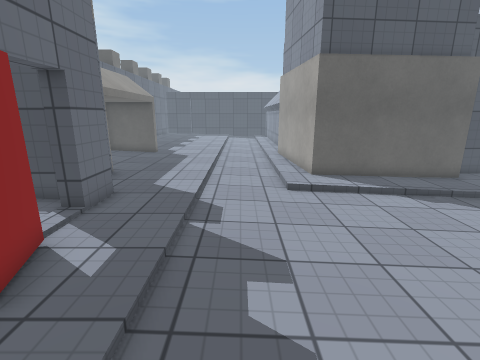
view 1 (above)

16 first-person views from a walk through a scene from a Unity 3-D project. The camera is 1.5 m above the floor, tilts 14° down and sees 85° across. The floor is counted in squares, 0.5 m on a side. Each view is taken from the middle of a square. On the plan, view 1 faces up. The plan holds only what a view shows up to about 19 squares ahead; the rest is blank. The place goes on beyond the plan. Some animated figures are left out. Some surface patterns are stand-ins.

view 2
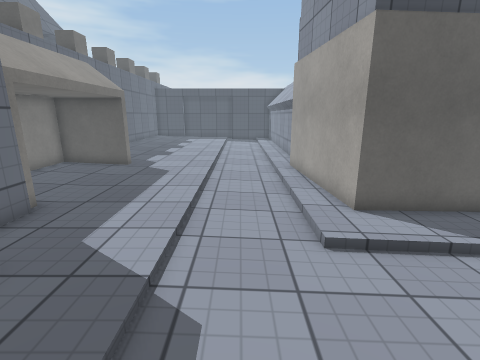

view 3
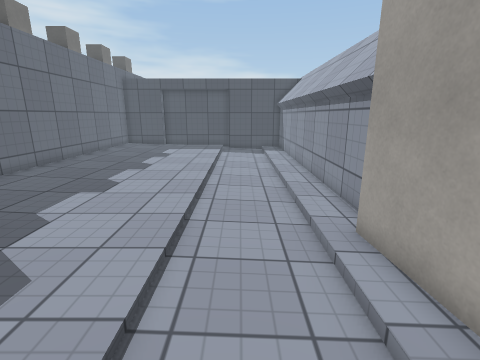

view 4
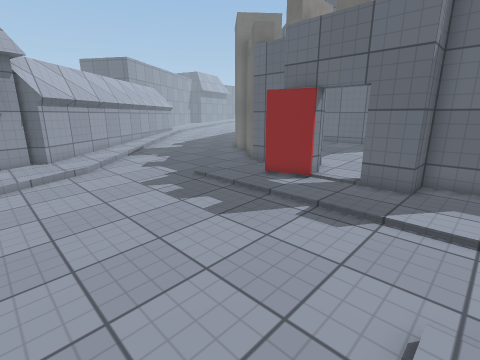

view 5
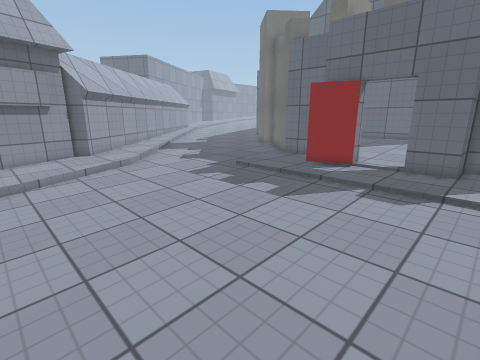

view 6
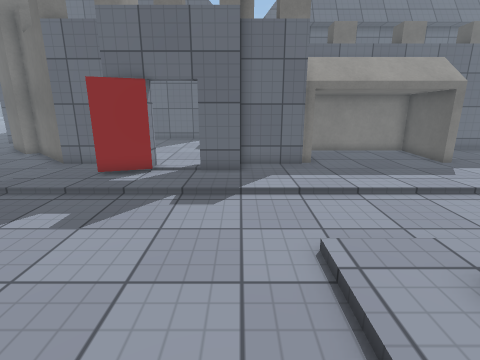

view 7
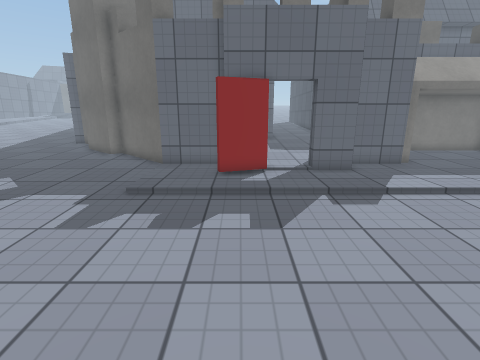

view 8
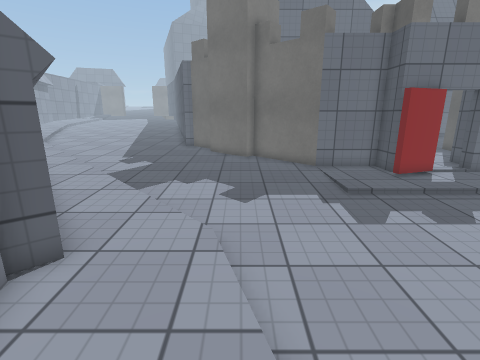

view 9
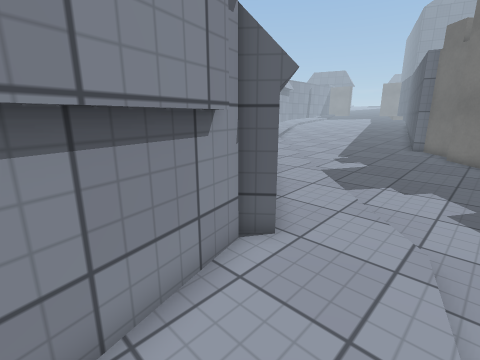

view 10
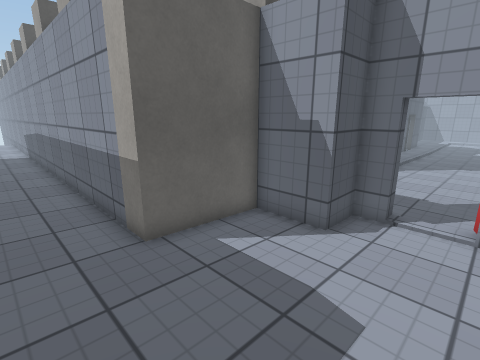

view 11
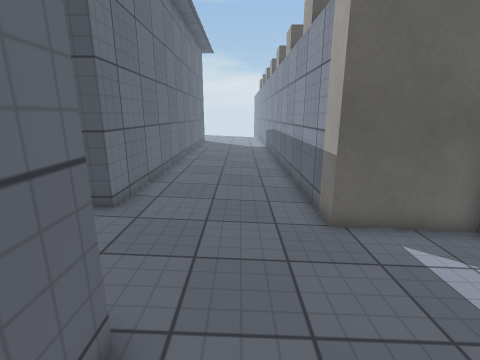

view 12
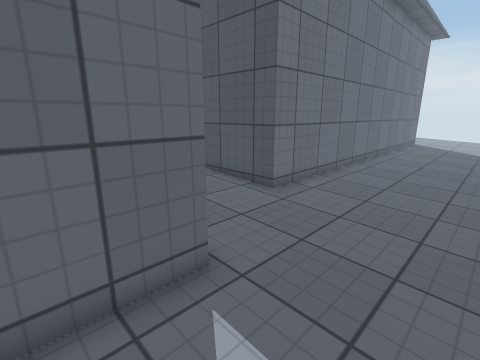

view 13
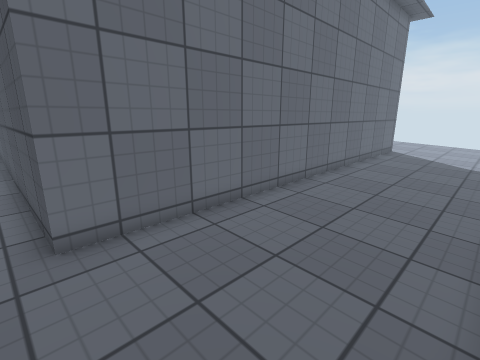

view 14
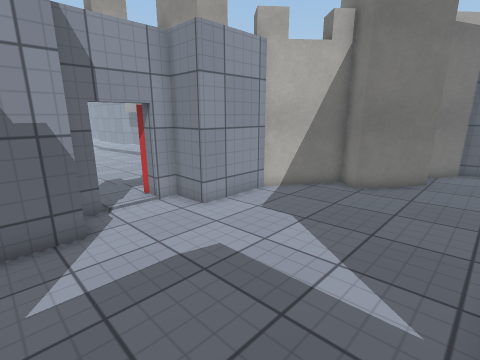

view 15
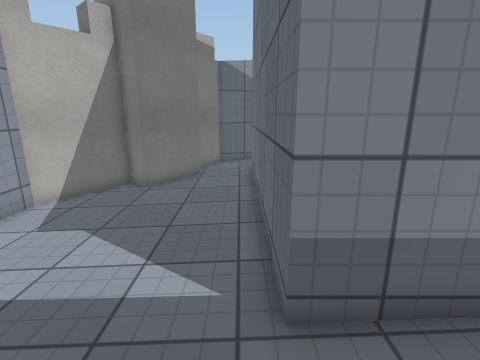

view 16
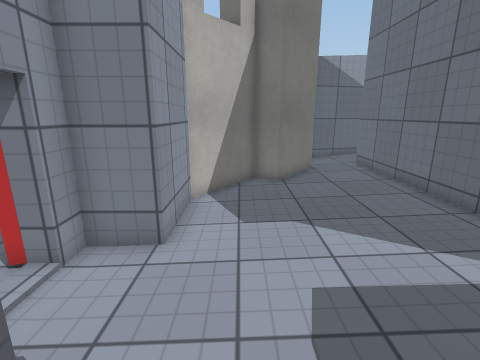

### Floor plan
Key: @ floor where view 1 was taken; # wall or solid block; . main floor; : floor 0.25 m higher than the main floor; - floor 0.25 m lower than the main floor; _ floor 0.5 m lower than the main floor; / step, stairs or slope.
Columns run from 18 left of view 1 to 8 right of it. Each row starts with its distance up from view 1.
 35     ..
 34    ...  #
 33 # ....  #...          #
 32 #:....  #........---/-#
 31 #:....  #........---/-#
 30 #:.... ##........---/-#
 29 #:.....##........---/-#
 28 #:.....##........---/-#
 27 #:.....##........---/-#
 26 #:.....##........---/-#
 25 #:.....##........---/-#
 24 #:.....##........---/-#
 23 #:.....##........---/-#
 22 #:.....# ........---/-#
 21 #:.....#  .......---/-
 20 #:.....#   #.....---/#
 19 #:.....#####.....---/#
 18 #:.....##........---/#
 17 #:.....##........---/#
 16 #:.....##........---/#
 15 #:.....##........---/#
 14 #:.....##........---/##
 13 #:.....#    .....---/-#####
 12 #:.....#    #....---/------
 11 ::.....######....---/------
 10 ::.........##....-------___
  9 ::.........###...-------___
  8 ::.........###...-------___
  7 ###..............-------___
  6   #..............-------___
  5   #..........##..-------___
  4   #........####..-------___
  3   #........####..-------___
  2   #........##....-------___
  1   #........##....-------___
  0   #.......###-----@-----___
 -1   #......###.-----------___
 -2   #....####..-----------___
 -3   #...####...-----------_//
 -4   #...#  #...---------//---
 -5   #...# ##...-------/-----
 -6   ...####....------/.-----
 -7   ..###......-----/..--####
 -8  #####.......----/..#####

Where each view was taken, in squares from view 1:
view 1: 0 up, 0 right, facing up
view 2: 5 up, 0 right, facing up
view 3: 14 up, 0 right, facing up
view 4: 11 up, 6 right, facing down-left
view 5: 10 up, 8 right, facing down-left
view 6: 9 up, 7 right, facing left
view 7: 4 up, 7 right, facing left
view 8: 4 down, 8 right, facing left
view 9: 4 down, 8 right, facing down-left
view 10: 5 up, 14 left, facing up-right
view 11: 4 up, 14 left, facing up
view 12: 4 up, 12 left, facing up-left
view 13: 11 up, 12 left, facing up-left
view 14: 10 up, 15 left, facing down-right
view 15: 10 up, 15 left, facing down
view 16: 10 up, 9 left, facing down
